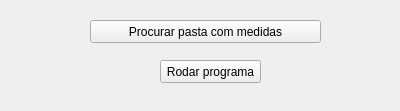
<?xml version="1.0" encoding="UTF-8"?>
<ui version="4.0">
 <class>Form</class>
 <widget class="QWidget" name="Form">
  <property name="geometry">
   <rect>
    <x>0</x>
    <y>0</y>
    <width>400</width>
    <height>111</height>
   </rect>
  </property>
  <property name="windowTitle">
   <string>Form</string>
  </property>
  <widget class="QPushButton" name="pBrodar_prog">
   <property name="geometry">
    <rect>
     <x>160</x>
     <y>60</y>
     <width>101</width>
     <height>23</height>
    </rect>
   </property>
   <property name="text">
    <string>Rodar programa</string>
   </property>
  </widget>
  <widget class="QPushButton" name="pBproc_pasta">
   <property name="geometry">
    <rect>
     <x>90</x>
     <y>20</y>
     <width>231</width>
     <height>23</height>
    </rect>
   </property>
   <property name="text">
    <string>Procurar pasta com medidas</string>
   </property>
  </widget>
 </widget>
 <resources/>
 <connections/>
</ui>
